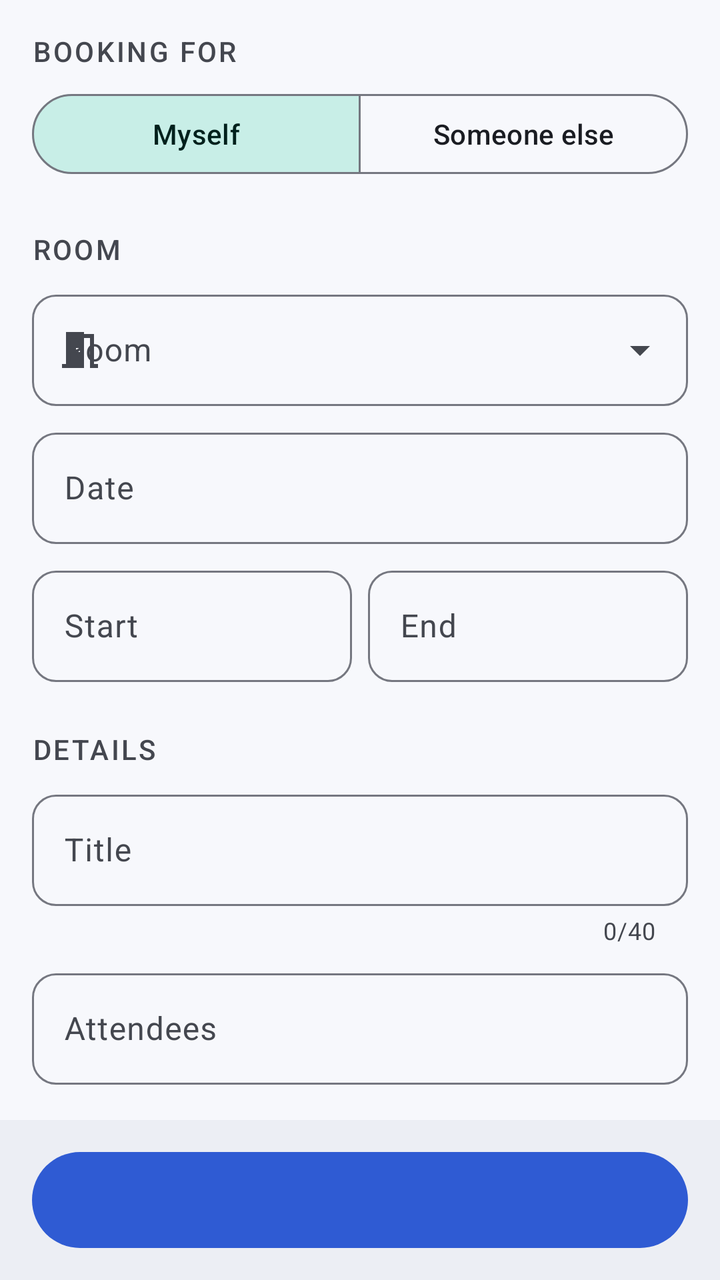
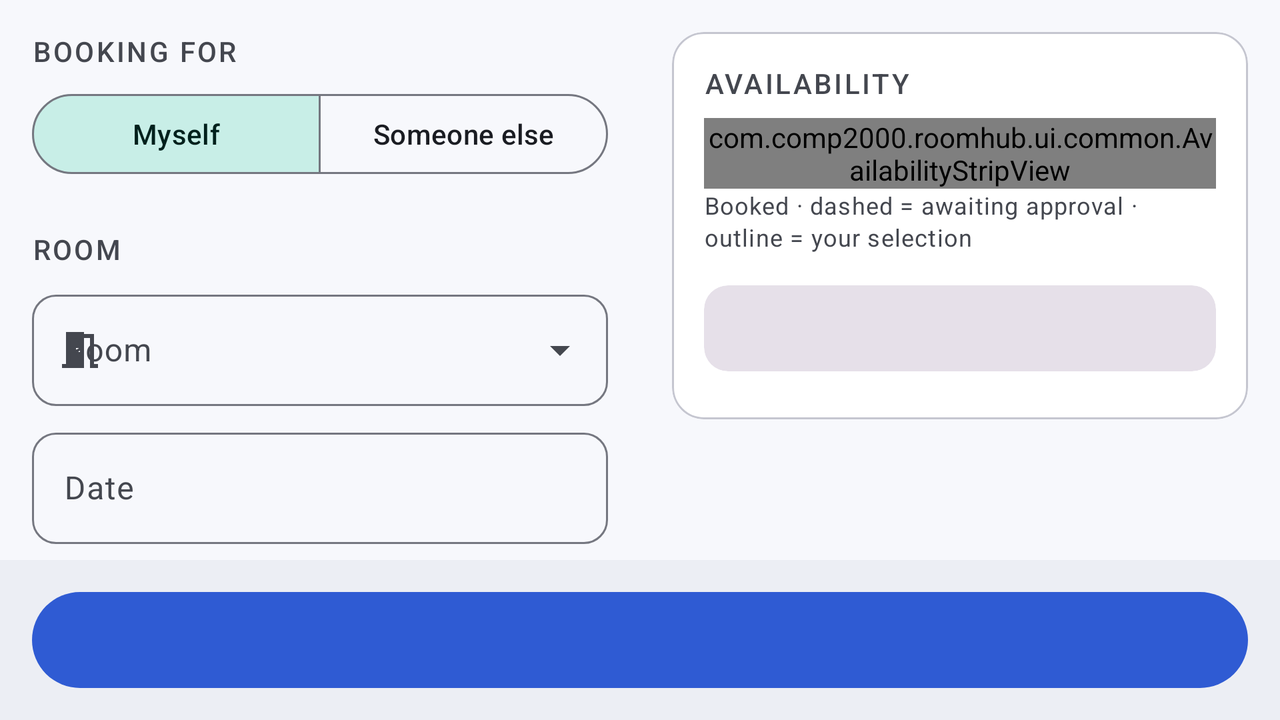

First picture: res/layout/ on a phone held upright. Second picture: the repository's own variant of that layout, on a device whose configuration matches the variant's folder. Source for both follows.
<!-- AndroidManifest.xml: application theme Theme.RoomHub -->
<!-- res/layout/fragment_create_booking.xml -->
<?xml version="1.0" encoding="utf-8"?>
<LinearLayout xmlns:android="http://schemas.android.com/apk/res/android"
    android:layout_width="match_parent"
    android:layout_height="match_parent"
    android:orientation="vertical">

    <androidx.core.widget.NestedScrollView
        android:layout_width="match_parent"
        android:layout_height="0dp"
        android:layout_weight="1">

        <LinearLayout
            android:layout_width="match_parent"
            android:layout_height="wrap_content"
            android:orientation="vertical"
            android:padding="@dimen/screen_padding">

            <include android:id="@+id/fields" layout="@layout/view_booking_fields" />

            <include
                android:id="@+id/availability"
                layout="@layout/view_booking_availability"
                android:layout_width="match_parent"
                android:layout_height="wrap_content"
                android:layout_marginTop="@dimen/space_l" />
        </LinearLayout>
    </androidx.core.widget.NestedScrollView>

    <include android:id="@+id/actions" layout="@layout/view_bottom_action" />
</LinearLayout>
<!-- res/layout/view_booking_fields.xml (included above) -->
<?xml version="1.0" encoding="utf-8"?>
<LinearLayout xmlns:android="http://schemas.android.com/apk/res/android"
    xmlns:app="http://schemas.android.com/apk/res-auto"
    xmlns:tools="http://schemas.android.com/tools"
    android:layout_width="match_parent"
    android:layout_height="wrap_content"
    android:orientation="vertical">

    
    <TextView
        android:layout_width="wrap_content"
        android:layout_height="wrap_content"
        android:accessibilityHeading="true"
        android:text="@string/booking_for"
        android:textAppearance="@style/TextAppearance.RoomHub.SectionLabel" />

    <com.google.android.material.button.MaterialButtonToggleGroup
        android:id="@+id/for_group"
        android:layout_width="match_parent"
        android:layout_height="wrap_content"
        android:layout_marginTop="@dimen/space_s"
        app:checkedButton="@id/for_me"
        app:selectionRequired="true"
        app:singleSelection="true">

        <com.google.android.material.button.MaterialButton
            android:id="@+id/for_me"
            style="@style/Widget.Material3.Button.OutlinedButton"
            android:layout_width="0dp"
            android:layout_height="wrap_content"
            android:layout_weight="1"
            android:minHeight="@dimen/touch_target"
            android:text="@string/booking_for_me"
            app:icon="@drawable/ic_person" />

        <com.google.android.material.button.MaterialButton
            android:id="@+id/for_other"
            style="@style/Widget.Material3.Button.OutlinedButton"
            android:layout_width="0dp"
            android:layout_height="wrap_content"
            android:layout_weight="1"
            android:minHeight="@dimen/touch_target"
            android:text="@string/booking_for_other"
            app:icon="@drawable/ic_group" />
    </com.google.android.material.button.MaterialButtonToggleGroup>

    <com.google.android.material.textfield.TextInputLayout
        android:id="@+id/person_layout"
        style="@style/Widget.RoomHub.TextInput.Dropdown"
        android:layout_width="match_parent"
        android:layout_height="wrap_content"
        android:layout_marginTop="@dimen/space_m"
        android:hint="@string/booking_person"
        android:visibility="gone"
        app:placeholderText="@string/booking_person_hint"
        app:startIconDrawable="@drawable/ic_person">

        <com.google.android.material.textfield.MaterialAutoCompleteTextView
            android:id="@+id/person"
            android:layout_width="match_parent"
            android:layout_height="wrap_content"
            android:completionThreshold="1"
            android:inputType="textPersonName" />
    </com.google.android.material.textfield.TextInputLayout>

    <TextView
        android:id="@+id/person_notice"
        android:layout_width="match_parent"
        android:layout_height="wrap_content"
        android:layout_marginTop="@dimen/space_xs"
        android:drawablePadding="@dimen/space_s"
        android:textAppearance="@style/TextAppearance.Material3.BodySmall"
        android:textColor="?attr/colorOnSurfaceVariant"
        android:visibility="gone"
        app:drawableStartCompat="@drawable/ic_notifications"
        app:drawableTint="?attr/colorOnSurfaceVariant" />

    <TextView
        android:layout_width="wrap_content"
        android:layout_height="wrap_content"
        android:layout_marginTop="@dimen/space_l"
        android:accessibilityHeading="true"
        android:text="@string/booking_room"
        android:textAppearance="@style/TextAppearance.RoomHub.SectionLabel" />

    <com.google.android.material.textfield.TextInputLayout
        android:id="@+id/room_layout"
        style="@style/Widget.RoomHub.TextInput.Dropdown"
        android:layout_width="match_parent"
        android:layout_height="wrap_content"
        android:layout_marginTop="@dimen/space_s"
        android:hint="@string/booking_room"
        app:startIconDrawable="@drawable/ic_meeting_room">

        <com.google.android.material.textfield.MaterialAutoCompleteTextView
            android:id="@+id/room"
            android:layout_width="match_parent"
            android:layout_height="wrap_content"
            android:inputType="none" />
    </com.google.android.material.textfield.TextInputLayout>

    <com.google.android.material.textfield.TextInputLayout
        android:id="@+id/date_layout"
        android:layout_width="match_parent"
        android:layout_height="wrap_content"
        android:layout_marginTop="@dimen/space_s"
        android:hint="@string/booking_date"
        app:startIconDrawable="@drawable/ic_event">

        <com.google.android.material.textfield.TextInputEditText
            android:id="@+id/date"
            android:layout_width="match_parent"
            android:layout_height="wrap_content"
            android:cursorVisible="false"
            android:focusable="false"
            android:inputType="none" />
    </com.google.android.material.textfield.TextInputLayout>

    <LinearLayout
        android:layout_width="match_parent"
        android:layout_height="wrap_content"
        android:layout_marginTop="@dimen/space_s"
        android:orientation="horizontal">

        <com.google.android.material.textfield.TextInputLayout
            android:id="@+id/start_layout"
            android:layout_width="0dp"
            android:layout_height="wrap_content"
            android:layout_marginEnd="@dimen/space_s"
            android:layout_weight="1"
            android:hint="@string/booking_start"
            app:startIconDrawable="@drawable/ic_schedule">

            <com.google.android.material.textfield.TextInputEditText
                android:id="@+id/start"
                android:layout_width="match_parent"
                android:layout_height="wrap_content"
                android:cursorVisible="false"
                android:focusable="false"
                android:inputType="none" />
        </com.google.android.material.textfield.TextInputLayout>

        <com.google.android.material.textfield.TextInputLayout
            android:id="@+id/end_layout"
            android:layout_width="0dp"
            android:layout_height="wrap_content"
            android:layout_weight="1"
            android:hint="@string/booking_end"
            app:startIconDrawable="@drawable/ic_schedule">

            <com.google.android.material.textfield.TextInputEditText
                android:id="@+id/end"
                android:layout_width="match_parent"
                android:layout_height="wrap_content"
                android:cursorVisible="false"
                android:focusable="false"
                android:inputType="none" />
        </com.google.android.material.textfield.TextInputLayout>
    </LinearLayout>

    <TextView
        android:layout_width="wrap_content"
        android:layout_height="wrap_content"
        android:layout_marginTop="@dimen/space_l"
        android:accessibilityHeading="true"
        android:text="Details"
        android:textAppearance="@style/TextAppearance.RoomHub.SectionLabel"
        tools:ignore="HardcodedText" />

    <com.google.android.material.textfield.TextInputLayout
        android:id="@+id/title_layout"
        android:layout_width="match_parent"
        android:layout_height="wrap_content"
        android:layout_marginTop="@dimen/space_s"
        android:hint="@string/booking_title"
        app:counterEnabled="true"
        app:counterMaxLength="40"
        app:placeholderText="@string/booking_title_hint"
        app:startIconDrawable="@drawable/ic_edit">

        <com.google.android.material.textfield.TextInputEditText
            android:id="@+id/title"
            android:layout_width="match_parent"
            android:layout_height="wrap_content"
            android:inputType="textCapSentences"
            android:maxLength="40" />
    </com.google.android.material.textfield.TextInputLayout>

    <com.google.android.material.textfield.TextInputLayout
        android:id="@+id/attendees_layout"
        android:layout_width="match_parent"
        android:layout_height="wrap_content"
        android:layout_marginTop="@dimen/space_s"
        android:hint="@string/booking_attendees"
        app:startIconDrawable="@drawable/ic_group">

        <com.google.android.material.textfield.TextInputEditText
            android:id="@+id/attendees"
            android:layout_width="match_parent"
            android:layout_height="wrap_content"
            android:inputType="number"
            android:maxLength="3" />
    </com.google.android.material.textfield.TextInputLayout>
</LinearLayout>
<!-- res/layout/view_booking_availability.xml (included above) -->
<?xml version="1.0" encoding="utf-8"?>
<com.google.android.material.card.MaterialCardView xmlns:android="http://schemas.android.com/apk/res/android"
    xmlns:app="http://schemas.android.com/apk/res-auto"
    style="@style/Widget.RoomHub.Card.Outlined"
    android:layout_width="match_parent"
    android:layout_height="wrap_content">

    <LinearLayout
        android:layout_width="match_parent"
        android:layout_height="wrap_content"
        android:orientation="vertical"
        android:padding="@dimen/space_m">

        <TextView
            android:id="@+id/avail_title"
            android:layout_width="match_parent"
            android:layout_height="wrap_content"
            android:accessibilityHeading="true"
            android:text="@string/booking_availability"
            android:textAppearance="@style/TextAppearance.RoomHub.SectionLabel" />

        <com.comp2000.roomhub.ui.common.AvailabilityStripView
            android:id="@+id/strip"
            android:layout_width="match_parent"
            android:layout_height="wrap_content"
            android:layout_marginTop="@dimen/space_s" />

        <TextView
            android:layout_width="match_parent"
            android:layout_height="wrap_content"
            android:text="@string/timeline_key"
            android:textAppearance="@style/TextAppearance.Material3.BodySmall"
            android:textColor="?attr/colorOnSurfaceVariant" />

        <com.google.android.material.card.MaterialCardView
            android:id="@+id/status_card"
            style="@style/Widget.Material3.CardView.Filled"
            android:layout_width="match_parent"
            android:layout_height="wrap_content"
            android:layout_marginTop="@dimen/space_m"
            app:cardCornerRadius="12dp">

            <TextView
                android:id="@+id/status_text"
                android:layout_width="match_parent"
                android:layout_height="wrap_content"
                android:accessibilityLiveRegion="polite"
                android:drawablePadding="@dimen/space_s"
                android:gravity="center_vertical"
                android:padding="12dp"
                android:textAppearance="@style/TextAppearance.Material3.BodyMedium" />
        </com.google.android.material.card.MaterialCardView>

        <com.google.android.material.chip.ChipGroup
            android:id="@+id/suggestions"
            android:layout_width="match_parent"
            android:layout_height="wrap_content"
            android:layout_marginTop="@dimen/space_s" />
    </LinearLayout>
</com.google.android.material.card.MaterialCardView>
<!-- res/layout/view_bottom_action.xml (included above) -->
<?xml version="1.0" encoding="utf-8"?>
<LinearLayout xmlns:android="http://schemas.android.com/apk/res/android"
    android:layout_width="match_parent"
    android:layout_height="wrap_content"
    android:background="?attr/colorSurfaceContainer"
    android:orientation="horizontal"
    android:paddingHorizontal="@dimen/screen_padding"
    android:paddingVertical="12dp">

    <com.google.android.material.button.MaterialButton
        android:id="@+id/secondary_action"
        style="@style/Widget.RoomHub.Button.Outlined"
        android:layout_width="0dp"
        android:layout_height="wrap_content"
        android:layout_marginEnd="@dimen/space_s"
        android:layout_weight="1"
        android:visibility="gone" />

    <com.google.android.material.button.MaterialButton
        android:id="@+id/primary_action"
        style="@style/Widget.RoomHub.Button"
        android:layout_width="0dp"
        android:layout_height="wrap_content"
        android:layout_weight="1" />
</LinearLayout>
<!-- resources referenced by this layout -->
<resources>
  <dimen name="screen_padding">16dp</dimen>
  <dimen name="space_l">24dp</dimen>
  <dimen name="space_m">16dp</dimen>
  <dimen name="space_s">8dp</dimen>
  <dimen name="space_xs">4dp</dimen>
  <dimen name="touch_target">48dp</dimen>
  <string name="booking_attendees">Attendees</string>
  <string name="booking_availability">Availability</string>
  <string name="booking_date">Date</string>
  <string name="booking_end">End</string>
  <string name="booking_for">Booking for</string>
  <string name="booking_for_me">Myself</string>
  <string name="booking_for_other">Someone else</string>
  <string name="booking_person">Person</string>
  <string name="booking_person_hint">Search by name</string>
  <string name="booking_room">Room</string>
  <string name="booking_start">Start</string>
  <string name="booking_title">Title</string>
  <string name="booking_title_hint">e.g. Quarterly planning</string>
  <string name="timeline_key">Booked · dashed = awaiting approval · outline = your selection</string>
  <style name="TextAppearance.RoomHub.SectionLabel" parent="TextAppearance.Material3.LabelLarge">
          <item name="android:textColor">?attr/colorOnSurfaceVariant</item>
          <item name="android:textAllCaps">true</item>
          <item name="android:letterSpacing">0.08</item>
      </style>
  <style name="Widget.RoomHub.Button" parent="Widget.Material3.Button">
          <item name="android:minHeight">56dp</item>
          <item name="android:textSize">16sp</item>
      </style>
  <style name="Widget.RoomHub.Button.Outlined" parent="Widget.Material3.Button.OutlinedButton">
          <item name="android:minHeight">56dp</item>
          <item name="android:textSize">16sp</item>
      </style>
  <style name="Widget.RoomHub.Card.Outlined" parent="Widget.Material3.CardView.Outlined">
          <item name="cardBackgroundColor">?attr/colorSurfaceContainerLowest</item>
          <item name="cardCornerRadius">16dp</item>
          <item name="strokeColor">?attr/colorOutlineVariant</item>
      </style>
  <color name="rh_primary">#2F5BD3</color>
  <color name="rh_on_primary">#FFFFFF</color>
  <color name="rh_primary_container">#DCE3FF</color>
  <color name="rh_on_primary_container">#0A1B55</color>
  <color name="rh_secondary">#00796B</color>
  <color name="rh_on_secondary">#FFFFFF</color>
  <color name="rh_secondary_container">#C8EEE7</color>
  <color name="rh_on_secondary_container">#00201C</color>
  <color name="rh_error">#BA1A1A</color>
  <color name="rh_on_error">#FFFFFF</color>
  <color name="rh_error_container">#FFDAD6</color>
  <color name="rh_on_error_container">#410002</color>
  <color name="rh_background">#F7F8FC</color>
  <color name="rh_surface">#F7F8FC</color>
  <color name="rh_on_surface">#1A1C22</color>
  <color name="rh_surface_variant">#E1E2EC</color>
  <color name="rh_on_surface_variant">#44474F</color>
  <color name="rh_surface_container_lowest">#FFFFFF</color>
  <color name="rh_surface_container_low">#F1F3F9</color>
  <color name="rh_surface_container">#ECEEF4</color>
  <color name="rh_surface_container_high">#E6E8EF</color>
  <color name="rh_outline">#757780</color>
  <color name="rh_outline_variant">#C5C6D0</color>
  <style name="ShapeAppearance.RoomHub.Medium" parent="ShapeAppearance.Material3.Corner.Medium">
          <item name="cornerSize">14dp</item>
      </style>
  <style name="Widget.RoomHub.Card" parent="Widget.Material3.CardView.Elevated">
          <item name="cardBackgroundColor">?attr/colorSurfaceContainerLowest</item>
          <item name="cardElevation">1dp</item>
          <item name="cardCornerRadius">16dp</item>
      </style>
  <style name="Widget.RoomHub.TextInput" parent="Widget.Material3.TextInputLayout.OutlinedBox">
          <item name="boxCornerRadiusTopStart">12dp</item>
          <item name="boxCornerRadiusTopEnd">12dp</item>
          <item name="boxCornerRadiusBottomStart">12dp</item>
          <item name="boxCornerRadiusBottomEnd">12dp</item>
      </style>
  <!-- some entries are left out for length -->
</resources>
<!-- res/layout-w600dp/fragment_create_booking.xml (the repository's variant of the layout above) -->
<!-- drawn on the phone turned sideways -->
<?xml version="1.0" encoding="utf-8"?>
<LinearLayout xmlns:android="http://schemas.android.com/apk/res/android"
    android:layout_width="match_parent"
    android:layout_height="match_parent"
    android:orientation="vertical">

    <LinearLayout
        android:layout_width="match_parent"
        android:layout_height="0dp"
        android:layout_weight="1"
        android:orientation="horizontal">

        <androidx.core.widget.NestedScrollView
            android:layout_width="0dp"
            android:layout_height="match_parent"
            android:layout_weight="1">

            <include
                android:id="@+id/fields"
                layout="@layout/view_booking_fields"
                android:layout_width="match_parent"
                android:layout_height="wrap_content"
                android:layout_margin="@dimen/screen_padding" />
        </androidx.core.widget.NestedScrollView>

        <androidx.core.widget.NestedScrollView
            android:layout_width="0dp"
            android:layout_height="match_parent"
            android:layout_weight="1">

            <include
                android:id="@+id/availability"
                layout="@layout/view_booking_availability"
                android:layout_width="match_parent"
                android:layout_height="wrap_content"
                android:layout_margin="@dimen/screen_padding" />
        </androidx.core.widget.NestedScrollView>
    </LinearLayout>

    <include android:id="@+id/actions" layout="@layout/view_bottom_action" />
</LinearLayout>
